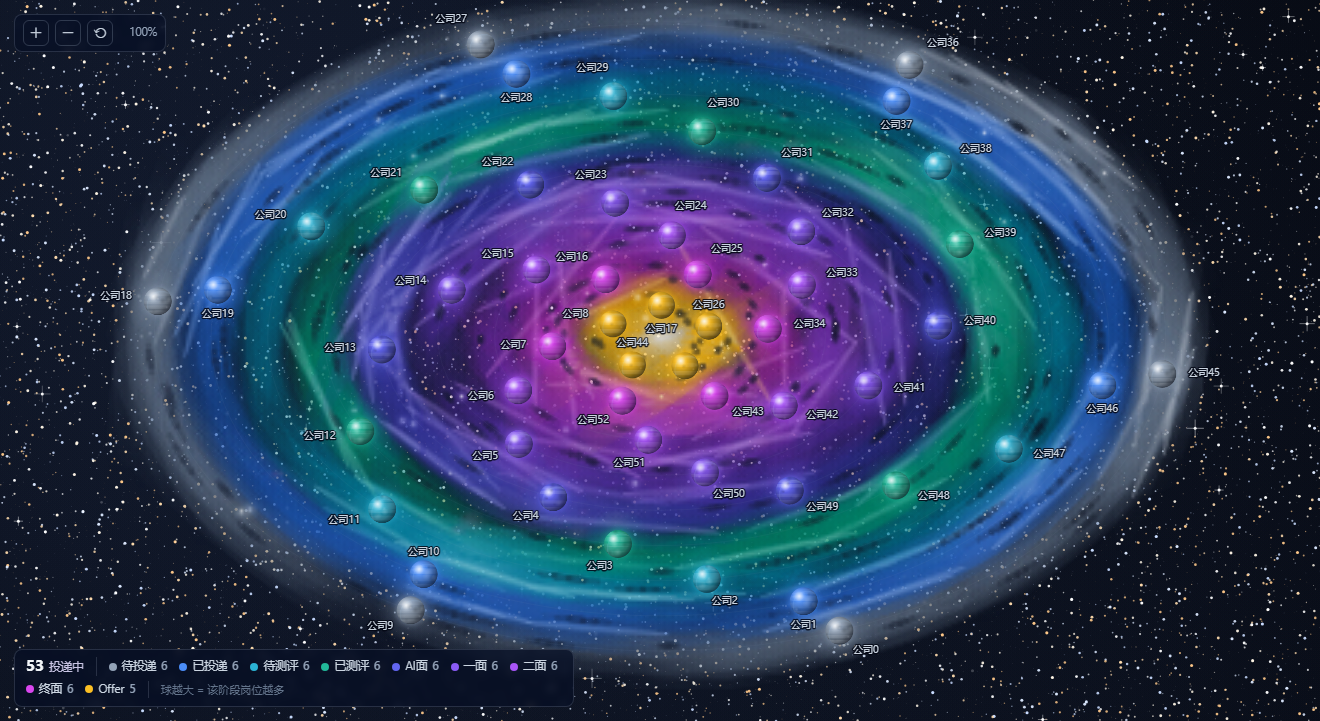
#> input picture live-canvas.png, 1320 x 721 px
$ python .analyze-organic.py live-canvas.png
#> lines starting #> are read from the running program, lines starting #| are printed output that depends on the picture; after the words box and inside, x2 and y2 are one past the last pixel; in counts of white or black regions, pixels touching at a corner belong together
"""验证用户的三个诉求：
  A. 星云里不要有黑色斑块
     → 统计"被亮星云包围的暗像素"（黑洞特征）。擦除式尘埃会产生大量这种像素。
  B. 每种星云的边界别太分明
     → 沿径向取亮度剖面，量波峰/波谷对比。边界清晰 → 在环半径处出现尖锐峰值。
  C. 不是标准椭圆
     → 沿同一条环扫一圈，量半径的起伏（标准椭圆应接近 0）。
"""
import sys
import numpy as np
from PIL import Image

def lum(a): return 0.2126*a[:,:,0] + 0.7152*a[:,:,1] + 0.0722*a[:,:,2]

def analyze(path):
#> called with path = 'live-canvas.png'
    a = np.asarray(Image.open(path).convert("RGB"), dtype=np.float32)
    H, W, _ = a.shape
#> H = 721; W = 1320
    L = lum(a)
#> in lum, `def lum(a): return 0.2126*a[:,:,0] + 0.7152*a[:,:,1] + 0.0722*a[:,:,2]`:
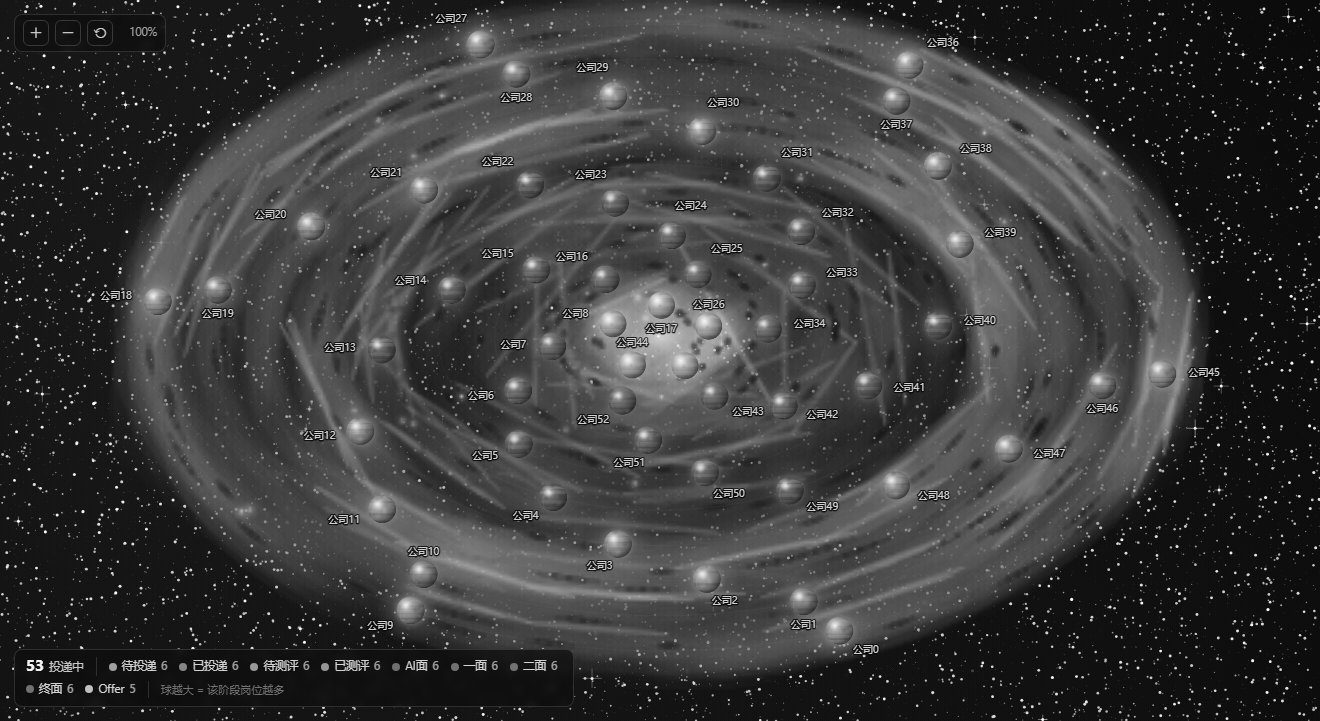
#> returned value: shape (721, 1320) float32; min 6.09, max 255, mean 58.7
    print("="*74)
    print(f"{path}   {W}x{H}")
#| live-canvas.png   1320x721
    print("="*74)

    # 中心（星图在画布中央，图例在底部 46px）
    cx, cy = W/2, (H-46)/2
#> cx = 660; cy = 337.5
    RR = 0.62

    # ---- A. 黑色斑块 ----
    dark = L < 18
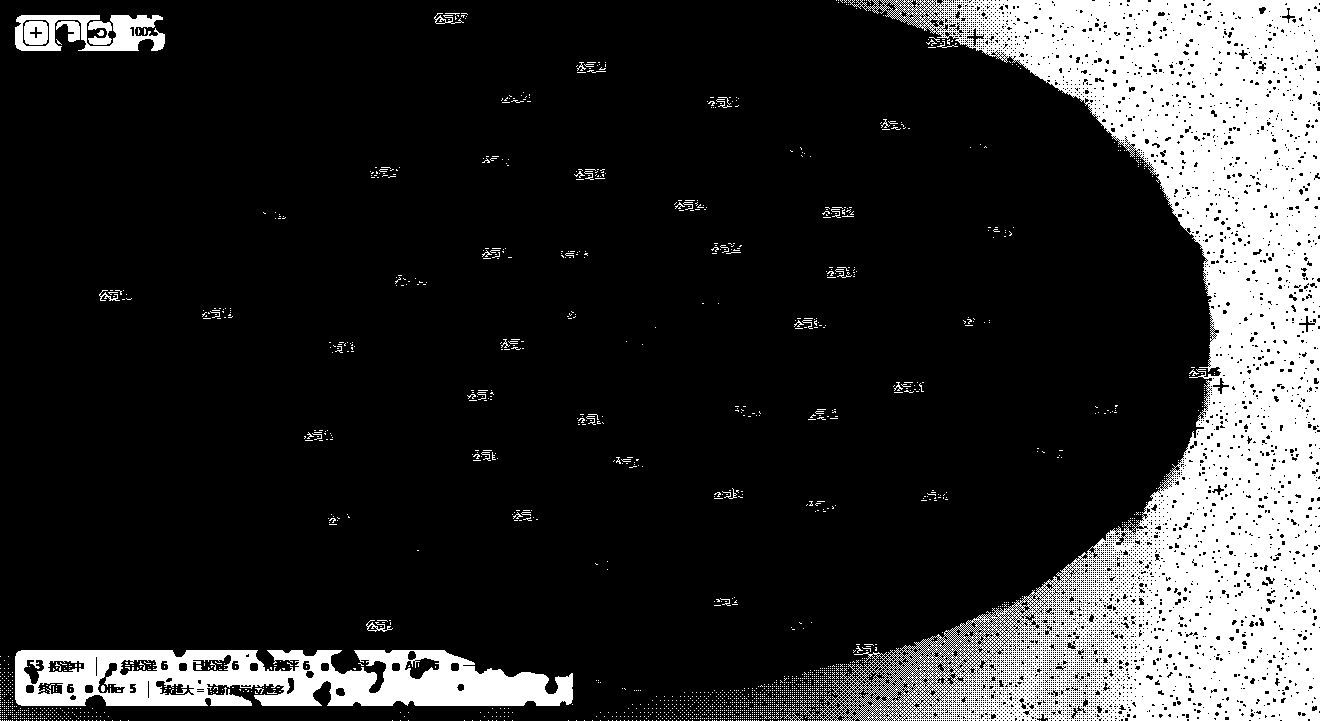
#> dark: shape (721, 1320) bool; 18.4% white; 2009 white regions (1965 under 20 px), largest, box (x1, y1, x2, y2) and area: (816, 0, 1320, 721) 143973, (15, 650, 573, 706) 21839, (15, 15, 165, 51) 2636
    bright = L > 62
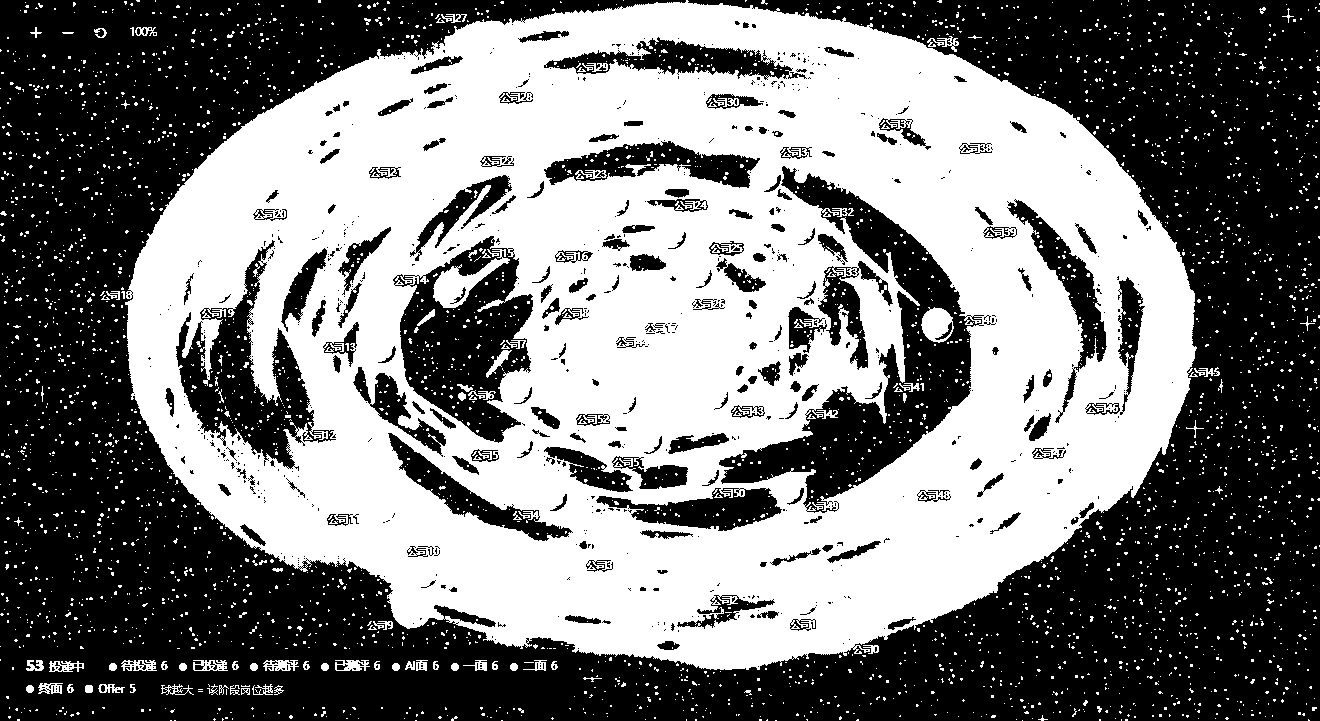
#> bright: shape (721, 1320) bool; 48% white; 3584 white regions (3457 under 20 px), largest, box (x1, y1, x2, y2) and area: (125, 0, 1197, 670) 431847, (433, 249, 510, 308) 1506, (921, 307, 954, 343) 798
    n_dark = int(dark.sum())
#> n_dark = 174971
    hole = 0
    R = 5
    ys, xs = np.where(dark)
    step = max(1, len(ys)//12000)
#> step = 14
    for y, x in zip(ys[::step], xs[::step]):
        y0, y1 = max(0,y-R), min(H,y+R+1)
        x0, x1 = max(0,x-R), min(W,x+R+1)
        nb = bright[y0:y1, x0:x1]
        if nb.size and nb.mean() > 0.55:      # 邻域大部分是亮的
            hole += 1
#> this loop made 12498 passes
#> (y0, y1, x0, x1) on passes 1973, 1992, 2011, 2031, 2482, 2534, 2551, 2568, 2585, 2617, 2650, 2882: (64, 75, 599, 610), (65, 76, 577, 588), (66, 77, 583, 594), (67, 78, 575, 586), (92, 103, 707, 718), (95, 106, 511, 522), (96, 107, 702, 713), (97, 108, 500, 511), (98, 109, 703, 714), (100, 111, 706, 717), (102, 113, 721, 732), (117, 128, 896, 907)
#> (y, x, y0, y1, x0, x1) on passes 1 to 6: (0, 836, 0, 6, 831, 842), (0, 864, 0, 6, 859, 870), (0, 892, 0, 6, 887, 898), (0, 920, 0, 6, 915, 926), (0, 952, 0, 6, 947, 958), (0, 974, 0, 6, 969, 980)
#> after the loop, hole = 93
    print(f"\n[A] 黑色斑块（被亮区包围的暗像素）")
    print(f"    按 {step} 抽样估计共 {hole*step} 个，占画面 {hole*step/(W*H)*100:.3f}%")
#|     按 14 抽样估计共 1302 个，占画面 0.137%
    print(f"    -> {'[FAIL] 仍有明显黑洞' if hole*step/(W*H) > 0.002 else '[OK] 基本没有黑洞'}")
#|     -> [OK] 基本没有黑洞

    # ---- B. 径向亮度剖面（环边界是否分明）----
    maxr = int(min(W/2, (H-46)/2) / 1.0)
#> maxr = 337
    bins = 140
    prof = np.zeros(bins); cnt = np.zeros(bins)
    for y in range(0, H, 2):
        for x in range(0, W, 2):
            dx = (x-cx); dy = (y-cy)/RR
            rr = np.hypot(dx, dy)
            bi = int(rr/maxr*bins)
            if 0 <= bi < bins:
                prof[bi] += L[y, x]; cnt[bi] += 1
#> after the loop, cnt = 140 values, max 798 at index 137, min 3 at index 0, mean 395; prof = 140 values, max 71971.7 at index 139, min 607.3 at index 0, mean 30476.9
    ok = cnt > 5
    prof = prof[ok]/cnt[ok]
#> prof = 139 values, max 204.2 at index 0, min 58.39 at index 119, mean 92.65
    # 只看盘内（前 80%）
    p = prof[:int(len(prof)*0.85)]
#> p = 118 values, max 204.2 at index 0, min 59.72 at index 117, mean 95.66
    if len(p) > 8:
        sm = np.convolve(p, np.ones(5)/5, mode='same')
#> sm = 118 values, max 181.4 at index 2, min 36.38 at index 117, mean 94.35
        # 波峰波谷对比
        contrast = (sm.max()-sm.min())/(sm.mean()+1e-6)
#> contrast = 1.54
        # 局部起伏（二阶差分能量）：尖锐的环边界会让它变高
        rough = np.abs(np.diff(sm, 2)).mean()
#> rough = 1.14
        print(f"\n[B] 径向亮度剖面（环边界是否分明）")
        print(f"    剖面峰谷对比 {contrast:.3f}   局部起伏(二阶差分) {rough:.3f}")
#|     剖面峰谷对比 1.537   局部起伏(二阶差分) 1.135
        print(f"    （数值越大 = 环与环之间越有清晰的明暗分界）")

    # ---- C. 环的半径起伏（是否标准椭圆）----
    # 取一条环半径附近的最亮半径，扫一圈看它的变化
    r_probe = 0.62
    angs = np.linspace(0, 2*np.pi, 180, endpoint=False)
    peaks = []
    for ang in angs:
        best_r, best_v = None, -1
        for rr in np.linspace(maxr*r_probe*0.75, maxr*r_probe*1.25, 60):
            x = int(cx + np.cos(ang)*rr)
            y = int(cy + np.sin(ang)*rr*RR)
            if 0 <= x < W and 0 <= y < H and L[y, x] > best_v:
                best_v = L[y, x]; best_r = rr
        if best_r: peaks.append(best_r)
#> after the loop, peaks = 180 values, max 261.2 at index 3, min 156.7 at index 20, mean 206.3
    peaks = np.array(peaks)
    if len(peaks) > 10:
        rel = peaks.std()/peaks.mean()
#> rel = 0.159
        print(f"\n[C] 环半径沿方位角的起伏")
        print(f"    平均半径 {peaks.mean():.1f}  标准差 {peaks.std():.1f}  相对起伏 {rel*100:.1f}%")
#|     平均半径 206.3  标准差 32.8  相对起伏 15.9%
        print(f"    -> {'[OK] 明显不是标准椭圆' if rel > 0.05 else '[FAIL] 仍接近标准椭圆'}")
#|     -> [OK] 明显不是标准椭圆

for p in sys.argv[1:]:
    analyze(p)

$ run again, on live-galaxy.png
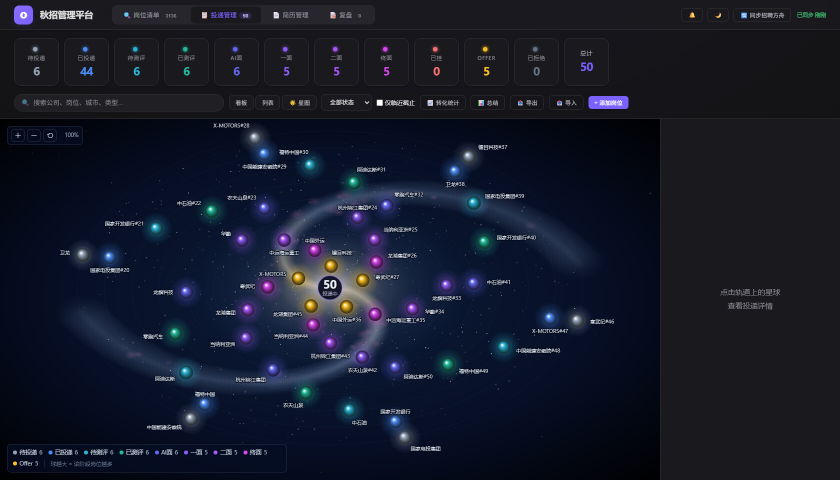
#> input picture live-galaxy.png, 1680 x 959 px (shown at 1/2 size)
#| live-galaxy.png   1680x959
#> in analyze, `dark = L < 18`:
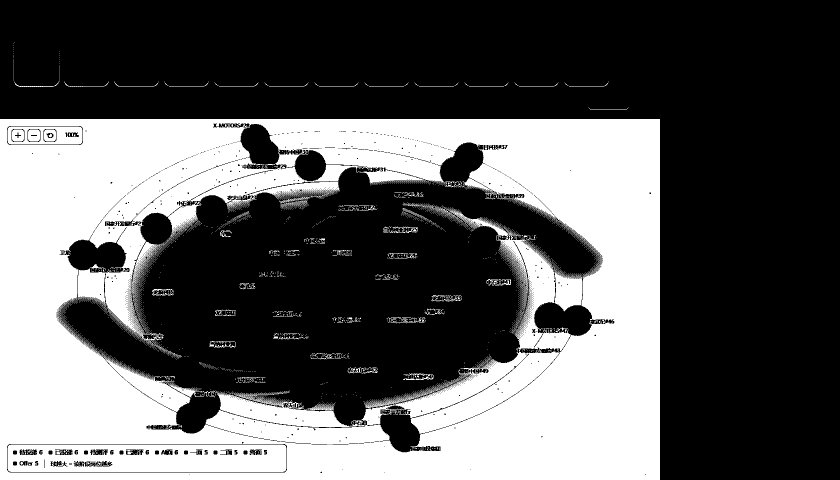
#> dark: shape (959, 1680) bool (shown at 1/2 size); 36.4% white; 3568 white regions (3481 under 20 px), largest, box (x1, y1, x2, y2) and area: (0, 238, 1320, 959) 543052, (15, 889, 573, 944) 26646, (15, 253, 165, 289) 3201
#> in analyze, `bright = L > 62`:
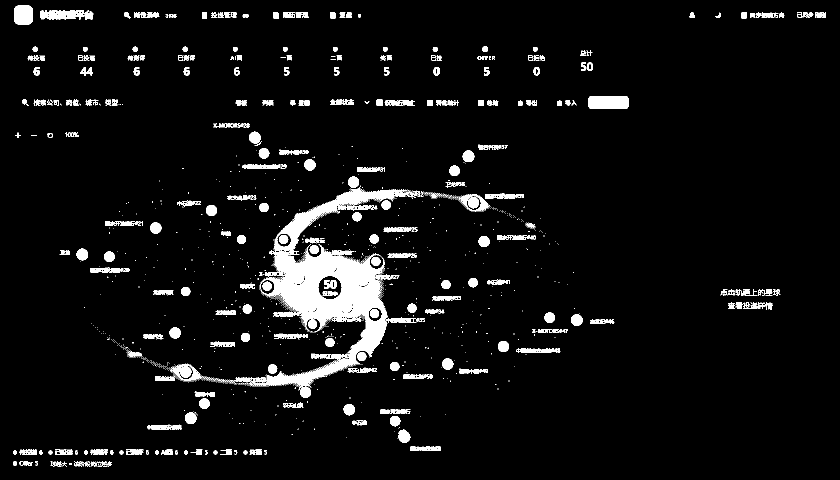
#> bright: shape (959, 1680) bool (shown at 1/2 size); 5.4% white; 1386 white regions (1095 under 20 px), largest, box (x1, y1, x2, y2) and area: (471, 488, 776, 781) 27744, (539, 372, 840, 510) 5876, (1177, 192, 1257, 218) 2048
#> n_dark = 586310
#> step = 48
#> the loop in analyze, `for y, x in zip(ys[::step], xs[::step]):` made 12215 passes
#> (y0, y1, x0, x1, hole) on pass 2385: (327, 338, 544, 555, 1)
#> after the loop in analyze, `for y, x in zip(ys[::step], xs[::step]):`: hole = 21
#|     按 48 抽样估计共 1008 个，占画面 0.063%
#|     -> [OK] 基本没有黑洞
#> after the loop in analyze, `for y in range(0, H, 2):`: cnt = 140 values, max 1446 at index 138, min 6 at index 0, mean 723.2; prof = 140 values, max 40627.2 at index 132, min 110.9 at index 0, mean 23102.2
#> in analyze, `prof = prof[ok]/cnt[ok]`: prof = 140 values, max 48.47 at index 41, min 17.29 at index 1, mean 32.36
#> p = 119 values, max 48.47 at index 41, min 17.29 at index 1, mean 33.15
#> sm = 119 values, max 44.88 at index 62, min 13.36 at index 0, mean 32.93
#> contrast = 0.957
#> rough = 0.569
#|     剖面峰谷对比 0.957   局部起伏(二阶差分) 0.569
#> after the loop in analyze, `for ang in angs:`: peaks = 180 values, max 353.4 at index 133, min 212 at index 4, mean 260.9
#> rel = 0.166
#|     平均半径 260.9  标准差 43.4  相对起伏 16.6%
#|     -> [OK] 明显不是标准椭圆

$ run again, on live.png
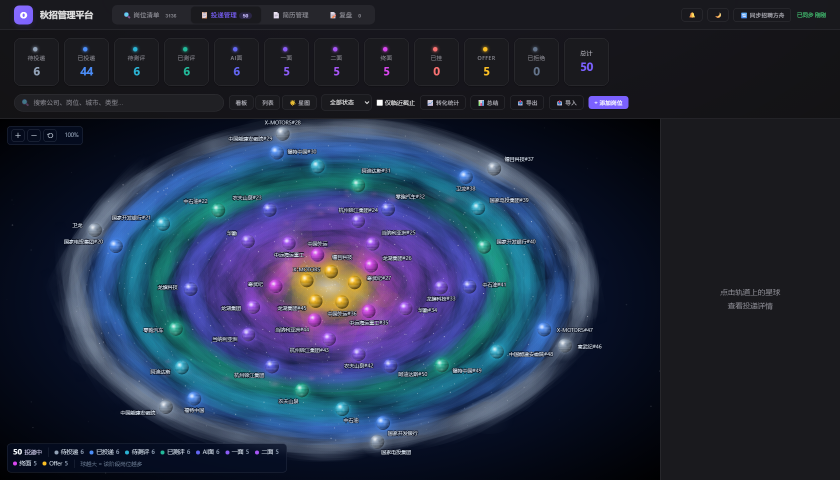
#> input picture live.png, 1680 x 959 px (shown at 1/2 size)
#| live.png   1680x959
#> in analyze, `dark = L < 18`:
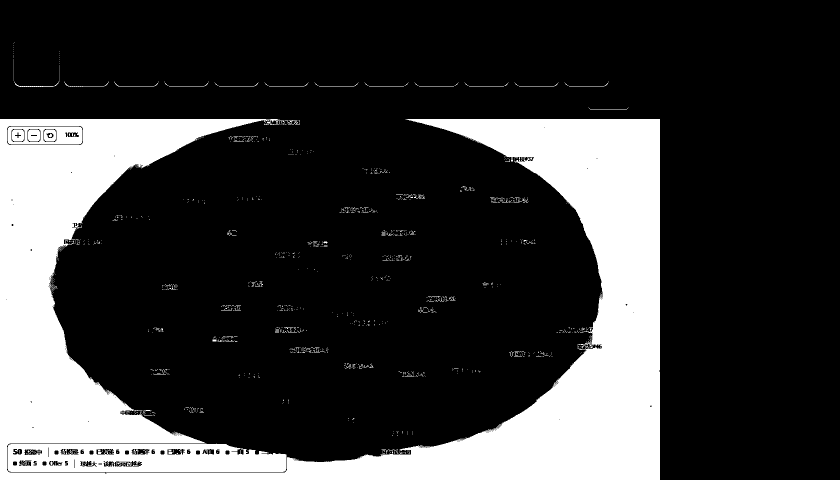
#> dark: shape (959, 1680) bool (shown at 1/2 size); 22.3% white; 1589 white regions (1551 under 20 px), largest, box (x1, y1, x2, y2) and area: (0, 238, 1320, 959) 323026, (15, 888, 573, 944) 25322, (15, 253, 165, 289) 3201
#> in analyze, `bright = L > 62`:
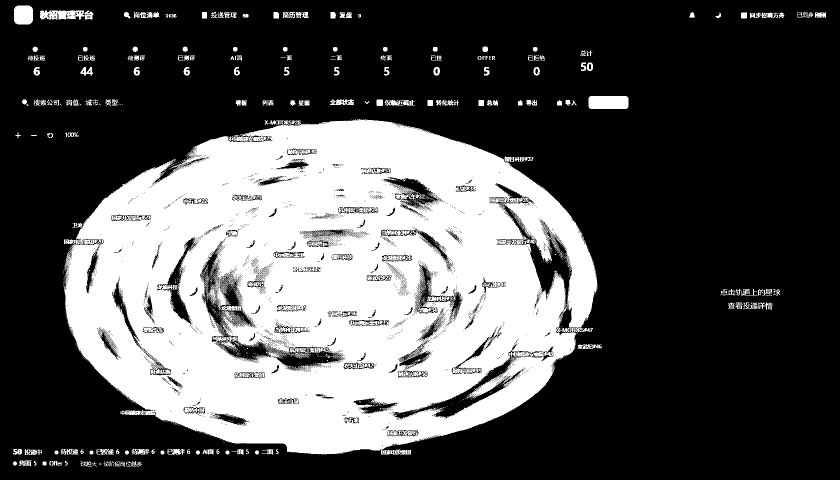
#> bright: shape (959, 1680) bool (shown at 1/2 size); 31.9% white; 863 white regions (671 under 20 px), largest, box (x1, y1, x2, y2) and area: (127, 238, 1195, 909) 491468, (1177, 192, 1257, 218) 2048, (28, 11, 66, 49) 1358
#> n_dark = 359167
#> step = 29
#> the loop in analyze, `for y, x in zip(ys[::step], xs[::step]):` made 12386 passes
#> (y0, y1, x0, x1) on passes 352, 1286, 1390, 1391, 2013, 2328, 2707, 2760: (241, 252, 575, 586), (273, 284, 507, 518), (277, 288, 456, 467), (277, 288, 499, 510), (303, 314, 575, 586), (318, 329, 1008, 1019), (338, 349, 755, 766), (341, 352, 753, 764)
#> after the loop in analyze, `for y, x in zip(ys[::step], xs[::step]):`: hole = 101
#|     按 29 抽样估计共 2929 个，占画面 0.182%
#|     -> [OK] 基本没有黑洞
#> after the loop in analyze, `for y in range(0, H, 2):`: cnt = 140 values, max 1446 at index 138, min 6 at index 0, mean 723.2; prof = 140 values, max 80438.4 at index 81, min 414.5 at index 0, mean 50153.4
#> in analyze, `prof = prof[ok]/cnt[ok]`: prof = 140 values, max 94.73 at index 80, min 48.91 at index 139, mean 72.72
#> p = 119 values, max 94.73 at index 80, min 56.65 at index 116, mean 75.91
#> sm = 119 values, max 93.33 at index 79, min 34.13 at index 118, mean 75.28
#> contrast = 0.786
#> rough = 0.567
#|     剖面峰谷对比 0.786   局部起伏(二阶差分) 0.567
#> after the loop in analyze, `for ang in angs:`: peaks = 180 values, max 353.4 at index 36, min 212 at index 5, mean 272.8
#> rel = 0.142
#|     平均半径 272.8  标准差 38.8  相对起伏 14.2%
#|     -> [OK] 明显不是标准椭圆
